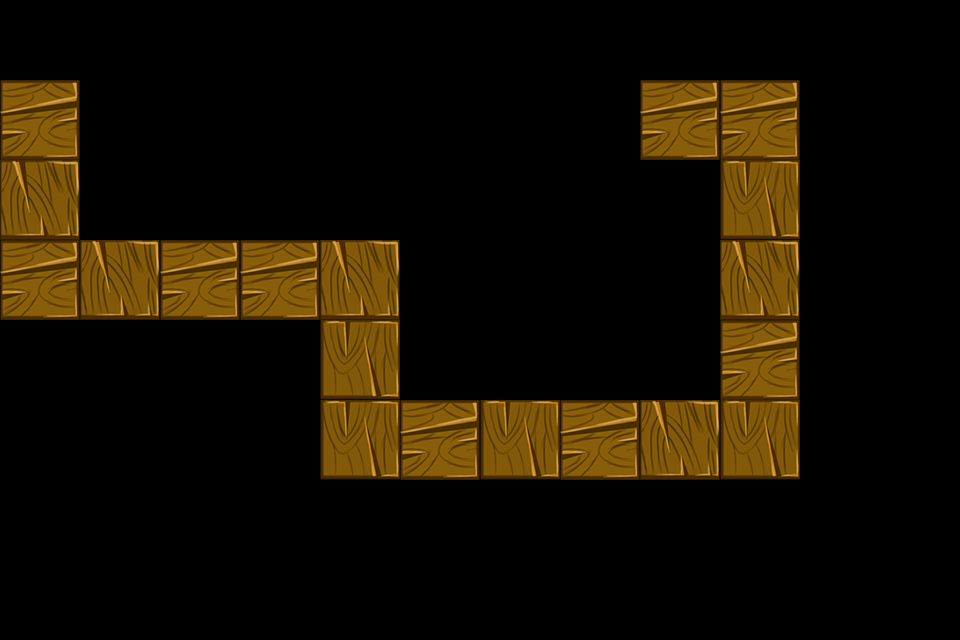

This is a level from a 2D game, rendered from its Tiled map with the project's own tilesets. A one-line summary and the map file follow, with tile-layer data summarised:
An orthogonal 12x8 tile map with 80x80 px tiles, 1 tile layer (path) and 21 objects (11x Tower, 7x path, 0, 1, 2).

<map version="1.0" orientation="orthogonal" width="12" height="8" tilewidth="80" tileheight="80">
 <properties>
  <property name="style" value="1" />
 </properties>
 <tileset firstgid="1" name="tiled1" tilewidth="80" tileheight="80">
  <image source="tiled1.png" width="240" height="240" />
 </tileset>
 <layer name="path" width="12" height="8">
  <data>[96 cells, 19 non-empty, 3 distinct tile ids]</data>
 </layer>
 <objectgroup name="path" width="12" height="8">
  <object name="Reward" type="0" x="480" y="240" width="80" height="80" />
  <object name="Reward" type="1" x="240" y="80" width="80" height="80" />
  <object name="Reward" type="2" x="160" y="480" width="80" height="80" />
  <object name="path" x="0" y="80" />
  <object name="path" x="0" y="240" />
  <object name="path" x="320" y="240" />
  <object name="path" x="320" y="400" />
  <object name="path" x="720" y="400" />
  <object name="path" x="720" y="80" />
  <object name="path" x="640" y="80" />
  <object name="Tower" x="80" y="80" width="160" height="160" />
  <object name="Tower" x="0" y="320" width="240" height="160" />
  <object name="Tower" x="240" y="320" width="80" height="160" />
  <object name="Tower" x="640" y="160" width="80" height="240" />
  <object name="Tower" x="320" y="80" width="320" height="160" />
  <object name="Tower" x="480" y="320" width="160" height="80" />
  <object name="Tower" x="560" y="240" width="80" height="80" />
  <object name="Tower" x="400" y="240" width="80" height="160" />
  <object name="Tower" x="160" y="480" width="640" height="80" />
  <object name="Tower" x="240" y="160" width="80" height="80">
   <properties>
    <property name="new" value="1" />
   </properties>
  </object>
  <object name="Tower" x="800" y="80" width="160" height="400" />
 </objectgroup>
</map>
